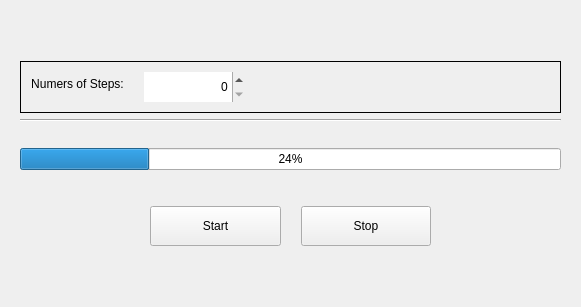
<?xml version="1.0" encoding="UTF-8"?>
<ui version="4.0">
 <class>WalkingForm</class>
 <widget class="QWidget" name="WalkingForm">
  <property name="geometry">
   <rect>
    <x>0</x>
    <y>0</y>
    <width>581</width>
    <height>307</height>
   </rect>
  </property>
  <layout class="QVBoxLayout" name="WalkingForm_2">
   <property name="leftMargin">
    <number>20</number>
   </property>
   <property name="rightMargin">
    <number>20</number>
   </property>
   <item>
    <spacer name="verticalSpacer_3">
     <property name="orientation">
      <enum>Qt::Vertical</enum>
     </property>
     <property name="sizeHint" stdset="0">
      <size>
       <width>20</width>
       <height>40</height>
      </size>
     </property>
    </spacer>
   </item>
   <item>
    <widget class="QFrame" name="formFrame">
     <property name="frameShape">
      <enum>QFrame::Box</enum>
     </property>
     <layout class="QFormLayout" name="formLayout">
      <property name="labelAlignment">
       <set>Qt::AlignCenter</set>
      </property>
      <property name="formAlignment">
       <set>Qt::AlignHCenter|Qt::AlignTop</set>
      </property>
      <property name="horizontalSpacing">
       <number>20</number>
      </property>
      <property name="verticalSpacing">
       <number>15</number>
      </property>
      <property name="leftMargin">
       <number>10</number>
      </property>
      <property name="topMargin">
       <number>10</number>
      </property>
      <property name="rightMargin">
       <number>10</number>
      </property>
      <property name="bottomMargin">
       <number>10</number>
      </property>
      <item row="0" column="0">
       <widget class="QLabel" name="label_5">
        <property name="text">
         <string>&lt;html&gt;&lt;head/&gt;&lt;body&gt;&lt;p align=&quot;center&quot;&gt;Numers of Steps:&lt;/p&gt;&lt;/body&gt;&lt;/html&gt;</string>
        </property>
        <property name="scaledContents">
         <bool>true</bool>
        </property>
       </widget>
      </item>
      <item row="0" column="1">
       <layout class="QHBoxLayout" name="horizontalLayout_10">
        <item>
         <widget class="QSpinBox" name="walkingSteps">
          <property name="sizePolicy">
           <sizepolicy hsizetype="Preferred" vsizetype="Preferred">
            <horstretch>0</horstretch>
            <verstretch>0</verstretch>
           </sizepolicy>
          </property>
          <property name="minimumSize">
           <size>
            <width>100</width>
            <height>30</height>
           </size>
          </property>
          <property name="maximumSize">
           <size>
            <width>200</width>
            <height>16777215</height>
           </size>
          </property>
          <property name="frame">
           <bool>false</bool>
          </property>
          <property name="alignment">
           <set>Qt::AlignRight|Qt::AlignTrailing|Qt::AlignVCenter</set>
          </property>
         </widget>
        </item>
        <item>
         <spacer name="horizontalSpacer_8">
          <property name="orientation">
           <enum>Qt::Horizontal</enum>
          </property>
          <property name="sizeHint" stdset="0">
           <size>
            <width>40</width>
            <height>20</height>
           </size>
          </property>
         </spacer>
        </item>
       </layout>
      </item>
     </layout>
    </widget>
   </item>
   <item>
    <widget class="Line" name="line_3">
     <property name="orientation">
      <enum>Qt::Horizontal</enum>
     </property>
    </widget>
   </item>
   <item>
    <layout class="QHBoxLayout" name="horizontalLayout">
     <property name="topMargin">
      <number>20</number>
     </property>
     <property name="bottomMargin">
      <number>20</number>
     </property>
     <item>
      <widget class="QProgressBar" name="progressBar">
       <property name="value">
        <number>24</number>
       </property>
      </widget>
     </item>
    </layout>
   </item>
   <item>
    <layout class="QHBoxLayout" name="horizontalLayout_5">
     <property name="spacing">
      <number>20</number>
     </property>
     <property name="topMargin">
      <number>10</number>
     </property>
     <item>
      <spacer name="horizontalSpacer_3">
       <property name="orientation">
        <enum>Qt::Horizontal</enum>
       </property>
       <property name="sizeType">
        <enum>QSizePolicy::Expanding</enum>
       </property>
       <property name="sizeHint" stdset="0">
        <size>
         <width>40</width>
         <height>20</height>
        </size>
       </property>
      </spacer>
     </item>
     <item>
      <widget class="QPushButton" name="startButton">
       <property name="sizePolicy">
        <sizepolicy hsizetype="MinimumExpanding" vsizetype="MinimumExpanding">
         <horstretch>0</horstretch>
         <verstretch>0</verstretch>
        </sizepolicy>
       </property>
       <property name="minimumSize">
        <size>
         <width>100</width>
         <height>40</height>
        </size>
       </property>
       <property name="maximumSize">
        <size>
         <width>400</width>
         <height>50</height>
        </size>
       </property>
       <property name="text">
        <string>Start</string>
       </property>
      </widget>
     </item>
     <item>
      <widget class="QPushButton" name="stopButton">
       <property name="sizePolicy">
        <sizepolicy hsizetype="MinimumExpanding" vsizetype="MinimumExpanding">
         <horstretch>0</horstretch>
         <verstretch>0</verstretch>
        </sizepolicy>
       </property>
       <property name="minimumSize">
        <size>
         <width>100</width>
         <height>40</height>
        </size>
       </property>
       <property name="maximumSize">
        <size>
         <width>400</width>
         <height>50</height>
        </size>
       </property>
       <property name="text">
        <string>Stop</string>
       </property>
      </widget>
     </item>
     <item>
      <spacer name="horizontalSpacer_9">
       <property name="orientation">
        <enum>Qt::Horizontal</enum>
       </property>
       <property name="sizeHint" stdset="0">
        <size>
         <width>40</width>
         <height>20</height>
        </size>
       </property>
      </spacer>
     </item>
    </layout>
   </item>
   <item>
    <spacer name="verticalSpacer_6">
     <property name="orientation">
      <enum>Qt::Vertical</enum>
     </property>
     <property name="sizeHint" stdset="0">
      <size>
       <width>20</width>
       <height>40</height>
      </size>
     </property>
    </spacer>
   </item>
  </layout>
 </widget>
 <resources/>
 <connections/>
</ui>
